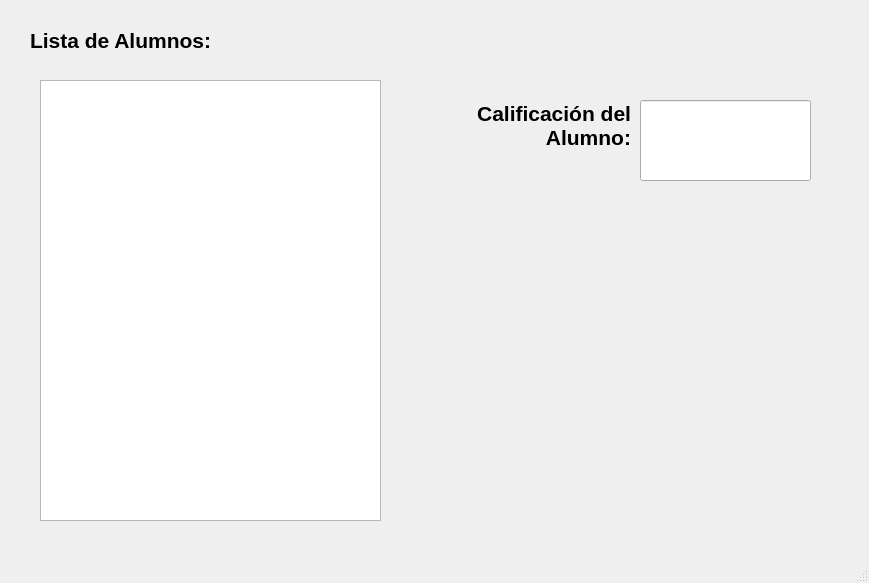
<?xml version="1.0" encoding="UTF-8"?>
<ui version="4.0">
 <class>MainWindow</class>
 <widget class="QMainWindow" name="MainWindow">
  <property name="geometry">
   <rect>
    <x>0</x>
    <y>0</y>
    <width>869</width>
    <height>583</height>
   </rect>
  </property>
  <property name="windowTitle">
   <string>MainWindow</string>
  </property>
  <widget class="QWidget" name="centralwidget">
   <widget class="QListWidget" name="lw_alumnos">
    <property name="geometry">
     <rect>
      <x>40</x>
      <y>80</y>
      <width>341</width>
      <height>441</height>
     </rect>
    </property>
    <property name="font">
     <font>
      <pointsize>15</pointsize>
      <weight>75</weight>
      <bold>true</bold>
     </font>
    </property>
   </widget>
   <widget class="QLabel" name="label">
    <property name="geometry">
     <rect>
      <x>30</x>
      <y>20</y>
      <width>261</width>
      <height>41</height>
     </rect>
    </property>
    <property name="font">
     <font>
      <pointsize>16</pointsize>
      <weight>75</weight>
      <bold>true</bold>
     </font>
    </property>
    <property name="text">
     <string>Lista de Alumnos:</string>
    </property>
   </widget>
   <widget class="QLabel" name="label_2">
    <property name="geometry">
     <rect>
      <x>420</x>
      <y>80</y>
      <width>211</width>
      <height>91</height>
     </rect>
    </property>
    <property name="font">
     <font>
      <pointsize>16</pointsize>
      <weight>75</weight>
      <bold>true</bold>
     </font>
    </property>
    <property name="text">
     <string>&lt;html&gt;Calificación del &lt;br&gt;Alumno:&lt;/html&gt;</string>
    </property>
    <property name="alignment">
     <set>Qt::AlignRight|Qt::AlignTrailing|Qt::AlignVCenter</set>
    </property>
   </widget>
   <widget class="QLineEdit" name="txt_calificacion">
    <property name="geometry">
     <rect>
      <x>640</x>
      <y>100</y>
      <width>171</width>
      <height>81</height>
     </rect>
    </property>
    <property name="font">
     <font>
      <pointsize>15</pointsize>
      <weight>75</weight>
      <bold>true</bold>
     </font>
    </property>
    <property name="alignment">
     <set>Qt::AlignCenter</set>
    </property>
   </widget>
  </widget>
  <widget class="QMenuBar" name="menubar">
   <property name="geometry">
    <rect>
     <x>0</x>
     <y>0</y>
     <width>869</width>
     <height>22</height>
    </rect>
   </property>
  </widget>
  <widget class="QStatusBar" name="statusbar"/>
 </widget>
 <resources/>
 <connections/>
</ui>
